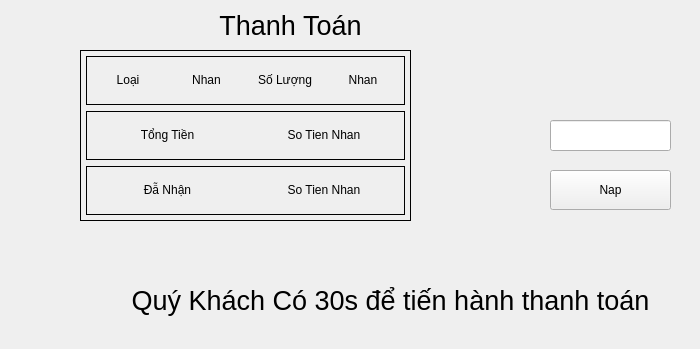
    <widget class="QWidget" name="stackedWidgetPage2">
     <widget class="QLabel" name="imageAc_11">
      <property name="geometry">
       <rect>
        <x>160</x>
        <y>10</y>
        <width>261</width>
        <height>31</height>
       </rect>
      </property>
      <property name="sizePolicy">
       <sizepolicy hsizetype="Maximum" vsizetype="Maximum">
        <horstretch>0</horstretch>
        <verstretch>0</verstretch>
       </sizepolicy>
      </property>
      <property name="minimumSize">
       <size>
        <width>20</width>
        <height>20</height>
       </size>
      </property>
      <property name="maximumSize">
       <size>
        <width>1500</width>
        <height>80</height>
       </size>
      </property>
      <property name="font">
       <font>
        <pointsize>20</pointsize>
       </font>
      </property>
      <property name="frameShape">
       <enum>QFrame::Box</enum>
      </property>
      <property name="lineWidth">
       <number>0</number>
      </property>
      <property name="text">
       <string>Thanh Toán</string>
      </property>
      <property name="alignment">
       <set>Qt::AlignCenter</set>
      </property>
     </widget>
     <widget class="QPushButton" name="btn_naptien">
      <property name="geometry">
       <rect>
        <x>550</x>
        <y>170</y>
        <width>121</width>
        <height>40</height>
       </rect>
      </property>
      <property name="minimumSize">
       <size>
        <width>0</width>
        <height>40</height>
       </size>
      </property>
      <property name="text">
       <string>Nap</string>
      </property>
     </widget>
     <widget class="QLineEdit" name="lblmoneyNap">
      <property name="geometry">
       <rect>
        <x>550</x>
        <y>120</y>
        <width>121</width>
        <height>31</height>
       </rect>
      </property>
      <property name="readOnly">
       <bool>false</bool>
      </property>
     </widget>
     <widget class="QFrame" name="verticalFrame_2">
      <property name="geometry">
       <rect>
        <x>80</x>
        <y>50</y>
        <width>331</width>
        <height>171</height>
       </rect>
      </property>
      <property name="frameShape">
       <enum>QFrame::Box</enum>
      </property>
      <layout class="QVBoxLayout" name="verticalLayout_3">
       <property name="leftMargin">
        <number>5</number>
       </property>
       <property name="topMargin">
        <number>5</number>
       </property>
       <property name="rightMargin">
        <number>5</number>
       </property>
       <property name="bottomMargin">
        <number>5</number>
       </property>
       <item>
        <widget class="QFrame" name="horizontalFrame">
         <property name="frameShape">
          <enum>QFrame::Box</enum>
         </property>
         <layout class="QHBoxLayout" name="horizontalLayout_5">
          <property name="leftMargin">
           <number>5</number>
          </property>
          <property name="topMargin">
           <number>5</number>
          </property>
          <property name="rightMargin">
           <number>5</number>
          </property>
          <property name="bottomMargin">
           <number>5</number>
          </property>
          <item>
           <widget class="QLabel" name="imageAc_20">
            <property name="sizePolicy">
             <sizepolicy hsizetype="Maximum" vsizetype="Maximum">
              <horstretch>0</horstretch>
              <verstretch>0</verstretch>
             </sizepolicy>
            </property>
            <property name="minimumSize">
             <size>
              <width>20</width>
              <height>20</height>
             </size>
            </property>
            <property name="maximumSize">
             <size>
              <width>500</width>
              <height>20</height>
             </size>
            </property>
            <property name="frameShape">
             <enum>QFrame::Box</enum>
            </property>
            <property name="lineWidth">
             <number>0</number>
            </property>
            <property name="text">
             <string>Loại</string>
            </property>
            <property name="alignment">
             <set>Qt::AlignCenter</set>
            </property>
           </widget>
          </item>
          <item>
           <widget class="QLabel" name="nameID">
            <property name="sizePolicy">
             <sizepolicy hsizetype="Maximum" vsizetype="Maximum">
              <horstretch>0</horstretch>
              <verstretch>0</verstretch>
             </sizepolicy>
            </property>
            <property name="minimumSize">
             <size>
              <width>20</width>
              <height>20</height>
             </size>
            </property>
            <property name="maximumSize">
             <size>
              <width>500</width>
              <height>20</height>
             </size>
            </property>
            <property name="frameShape">
             <enum>QFrame::Box</enum>
            </property>
            <property name="lineWidth">
             <number>0</number>
            </property>
            <property name="text">
             <string>Nhan</string>
            </property>
            <property name="alignment">
             <set>Qt::AlignCenter</set>
            </property>
           </widget>
          </item>
          <item>
           <widget class="QLabel" name="label">
            <property name="sizePolicy">
             <sizepolicy hsizetype="Maximum" vsizetype="Maximum">
              <horstretch>0</horstretch>
              <verstretch>0</verstretch>
             </sizepolicy>
            </property>
            <property name="minimumSize">
             <size>
              <width>20</width>
              <height>20</height>
             </size>
            </property>
            <property name="maximumSize">
             <size>
              <width>500</width>
              <height>20</height>
             </size>
            </property>
            <property name="frameShape">
             <enum>QFrame::Box</enum>
            </property>
            <property name="lineWidth">
             <number>0</number>
            </property>
            <property name="text">
             <string>Số Lượng</string>
            </property>
            <property name="alignment">
             <set>Qt::AlignCenter</set>
            </property>
           </widget>
          </item>
          <item>
           <widget class="QLabel" name="slID">
            <property name="sizePolicy">
             <sizepolicy hsizetype="Maximum" vsizetype="Maximum">
              <horstretch>0</horstretch>
              <verstretch>0</verstretch>
             </sizepolicy>
            </property>
            <property name="minimumSize">
             <size>
              <width>20</width>
              <height>20</height>
             </size>
            </property>
            <property name="maximumSize">
             <size>
              <width>500</width>
              <height>20</height>
             </size>
            </property>
            <property name="frameShape">
             <enum>QFrame::Box</enum>
            </property>
            <property name="lineWidth">
             <number>0</number>
            </property>
            <property name="text">
             <string>Nhan</string>
            </property>
            <property name="alignment">
             <set>Qt::AlignCenter</set>
            </property>
           </widget>
          </item>
         </layout>
        </widget>
       </item>
       <item>
        <widget class="QFrame" name="horizontalFrame_3">
         <property name="frameShape">
          <enum>QFrame::Box</enum>
         </property>
         <layout class="QHBoxLayout" name="horizontalLayout_7">
          <property name="leftMargin">
           <number>5</number>
          </property>
          <property name="topMargin">
           <number>5</number>
          </property>
          <property name="rightMargin">
           <number>5</number>
          </property>
          <property name="bottomMargin">
           <number>5</number>
          </property>
          <item>
           <widget class="QLabel" name="imageAc_17">
            <property name="sizePolicy">
             <sizepolicy hsizetype="Maximum" vsizetype="Maximum">
              <horstretch>0</horstretch>
              <verstretch>0</verstretch>
             </sizepolicy>
            </property>
            <property name="minimumSize">
             <size>
              <width>20</width>
              <height>20</height>
             </size>
            </property>
            <property name="maximumSize">
             <size>
              <width>500</width>
              <height>20</height>
             </size>
            </property>
            <property name="frameShape">
             <enum>QFrame::Box</enum>
            </property>
            <property name="lineWidth">
             <number>0</number>
            </property>
            <property name="text">
             <string>Tổng Tiền</string>
            </property>
            <property name="alignment">
             <set>Qt::AlignCenter</set>
            </property>
           </widget>
          </item>
          <item>
           <widget class="QLabel" name="TotalMoney">
            <property name="sizePolicy">
             <sizepolicy hsizetype="Maximum" vsizetype="Maximum">
              <horstretch>0</horstretch>
              <verstretch>0</verstretch>
             </sizepolicy>
            </property>
            <property name="minimumSize">
             <size>
              <width>20</width>
              <height>20</height>
             </size>
            </property>
            <property name="maximumSize">
             <size>
              <width>150</width>
              <height>20</height>
             </size>
            </property>
            <property name="frameShape">
             <enum>QFrame::Box</enum>
            </property>
            <property name="lineWidth">
             <number>0</number>
            </property>
            <property name="text">
             <string>So Tien Nhan</string>
            </property>
            <property name="alignment">
             <set>Qt::AlignCenter</set>
            </property>
           </widget>
          </item>
         </layout>
        </widget>
       </item>
       <item>
        <widget class="QFrame" name="horizontalFrame_2">
         <property name="frameShape">
          <enum>QFrame::Box</enum>
         </property>
         <layout class="QHBoxLayout" name="horizontalLayout_6">
          <property name="leftMargin">
           <number>5</number>
          </property>
          <property name="topMargin">
           <number>5</number>
          </property>
          <property name="rightMargin">
           <number>5</number>
          </property>
          <property name="bottomMargin">
           <number>5</number>
          </property>
          <item>
           <widget class="QLabel" name="imageAc_12">
            <property name="sizePolicy">
             <sizepolicy hsizetype="Maximum" vsizetype="Maximum">
              <horstretch>0</horstretch>
              <verstretch>0</verstretch>
             </sizepolicy>
            </property>
            <property name="minimumSize">
             <size>
              <width>20</width>
              <height>20</height>
             </size>
            </property>
            <property name="maximumSize">
             <size>
              <width>500</width>
              <height>20</height>
             </size>
            </property>
            <property name="frameShape">
             <enum>QFrame::Box</enum>
            </property>
            <property name="lineWidth">
             <number>0</number>
            </property>
            <property name="text">
             <string>Đẫ Nhận</string>
            </property>
            <property name="alignment">
             <set>Qt::AlignCenter</set>
            </property>
           </widget>
          </item>
          <item>
           <widget class="QLabel" name="moneyGet">
            <property name="sizePolicy">
             <sizepolicy hsizetype="Maximum" vsizetype="Maximum">
              <horstretch>0</horstretch>
              <verstretch>0</verstretch>
             </sizepolicy>
            </property>
            <property name="minimumSize">
             <size>
              <width>20</width>
              <height>20</height>
             </size>
            </property>
            <property name="maximumSize">
             <size>
              <width>150</width>
              <height>20</height>
             </size>
            </property>
            <property name="frameShape">
             <enum>QFrame::Box</enum>
            </property>
            <property name="lineWidth">
             <number>0</number>
            </property>
            <property name="text">
             <string>So Tien Nhan</string>
            </property>
            <property name="alignment">
             <set>Qt::AlignCenter</set>
            </property>
           </widget>
          </item>
         </layout>
        </widget>
       </item>
      </layout>
     </widget>
     <widget class="QLabel" name="imageAc_13">
      <property name="geometry">
       <rect>
        <x>90</x>
        <y>260</y>
        <width>601</width>
        <height>80</height>
       </rect>
      </property>
      <property name="sizePolicy">
       <sizepolicy hsizetype="Maximum" vsizetype="Maximum">
        <horstretch>0</horstretch>
        <verstretch>0</verstretch>
       </sizepolicy>
      </property>
      <property name="minimumSize">
       <size>
        <width>20</width>
        <height>20</height>
       </size>
      </property>
      <property name="maximumSize">
       <size>
        <width>1500</width>
        <height>80</height>
       </size>
      </property>
      <property name="font">
       <font>
        <pointsize>20</pointsize>
       </font>
      </property>
      <property name="frameShape">
       <enum>QFrame::Box</enum>
      </property>
      <property name="lineWidth">
       <number>0</number>
      </property>
      <property name="text">
       <string>Quý Khách Có 30s để tiến hành thanh toán</string>
      </property>
      <property name="alignment">
       <set>Qt::AlignCenter</set>
      </property>
     </widget>
    </widget>
